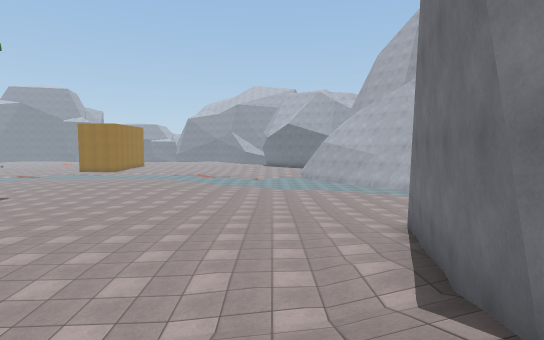
View 1 (above)

20 first-person views from a walk through a Unity game level. The camera is 1.5 m above the floor, tilts 4° down and sees 80° across. The floor is counted in squares, 2 m on a side. Each view is taken from the middle of a square. On the plan, view 1 faces up. The plan holds only what a view shows up to about 11 squares ahead; the rest is blank. The place goes on beyond the plan. The player character is not drawn. Some animated figures are left out. Some surface patterns are stand-ins.

View 2
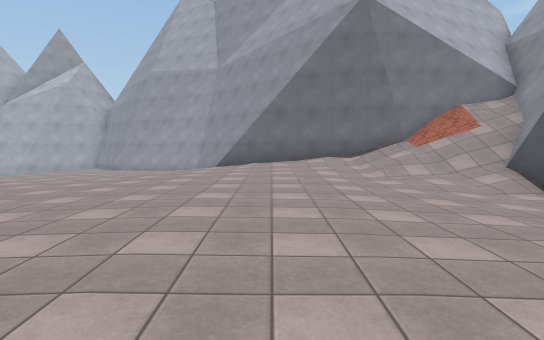

View 3
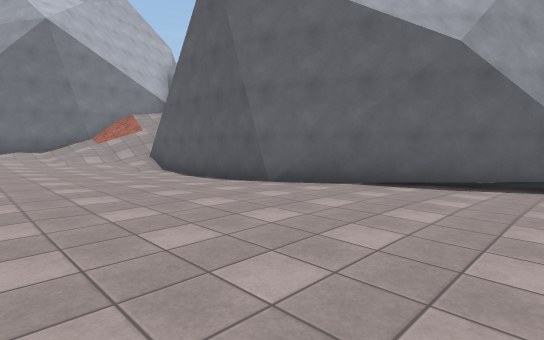

View 4
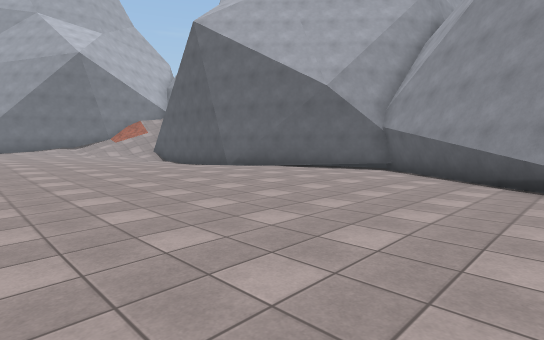

View 5
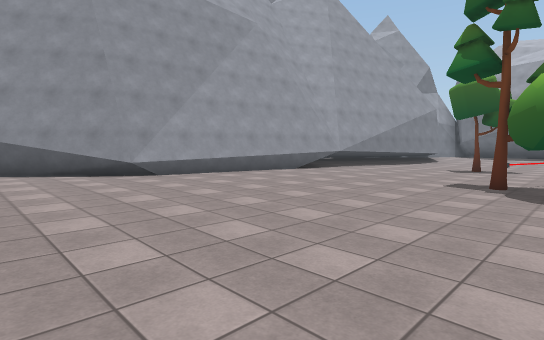

View 6
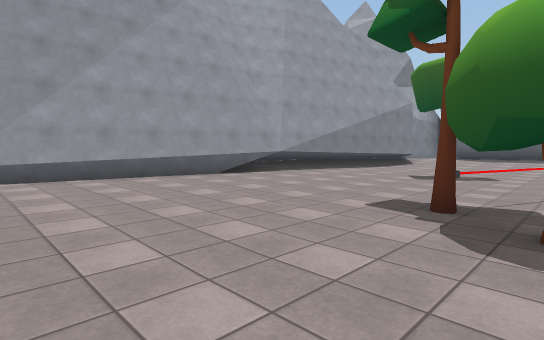

View 7
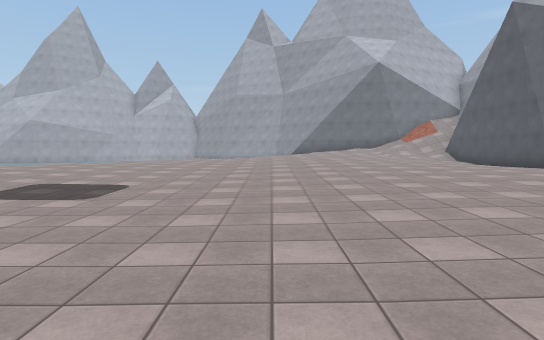

View 8
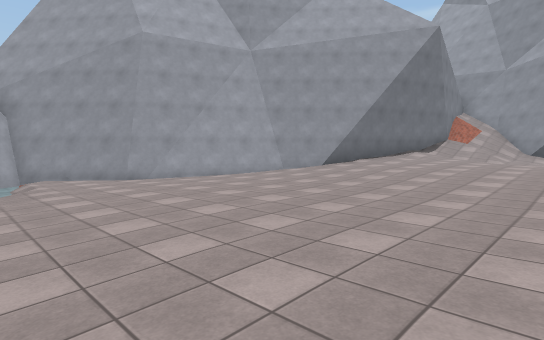

View 9
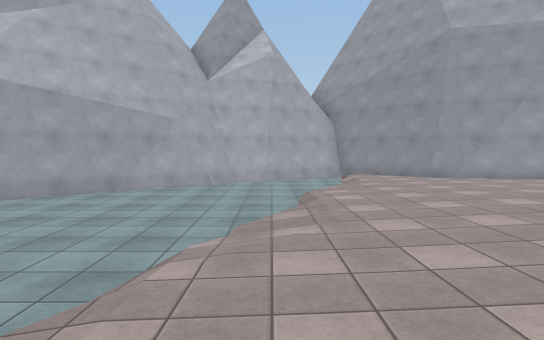

View 10
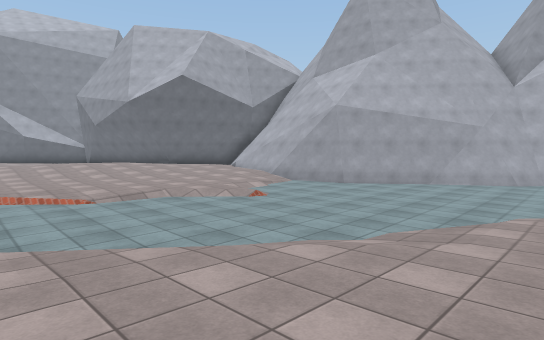

View 11
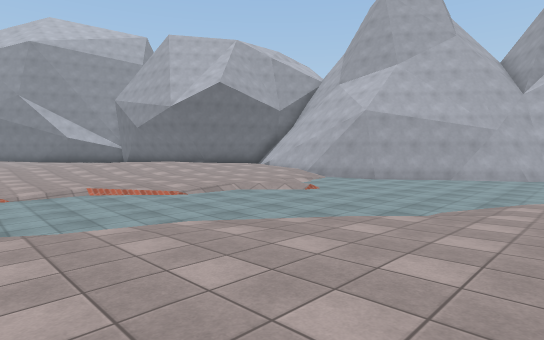

View 12
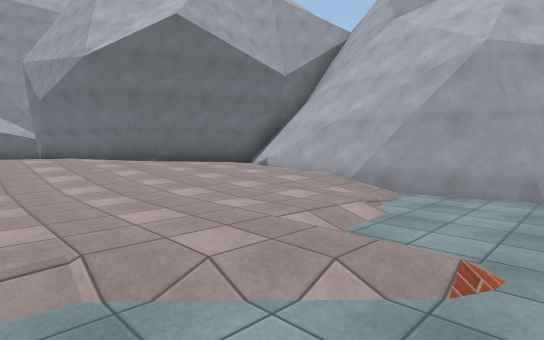

View 13
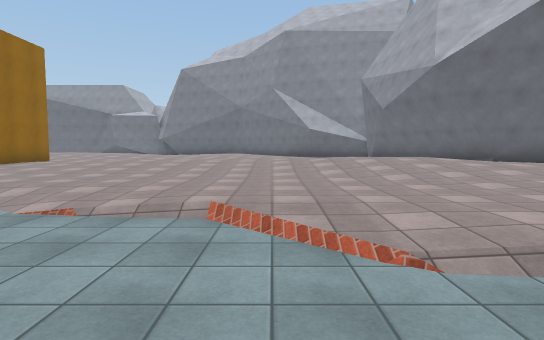

View 14
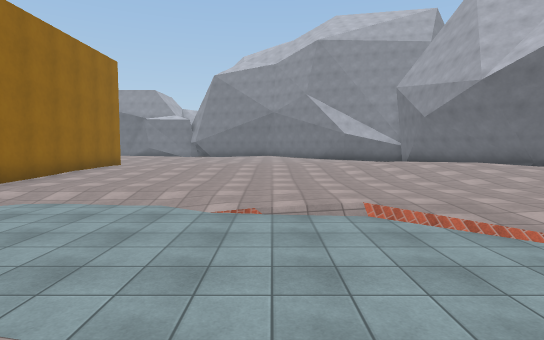

View 15
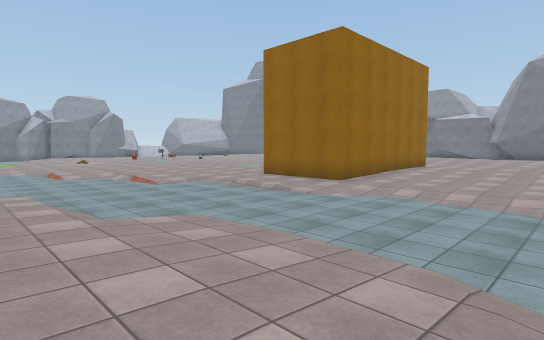

View 16
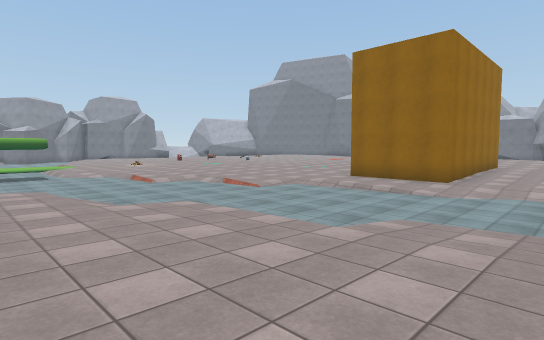

View 17
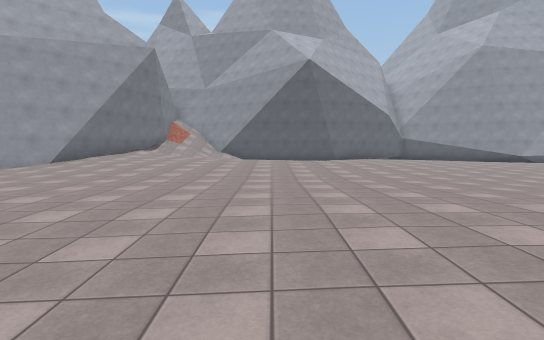

View 18
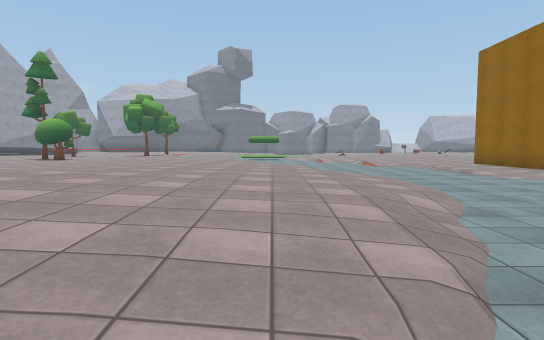

View 19
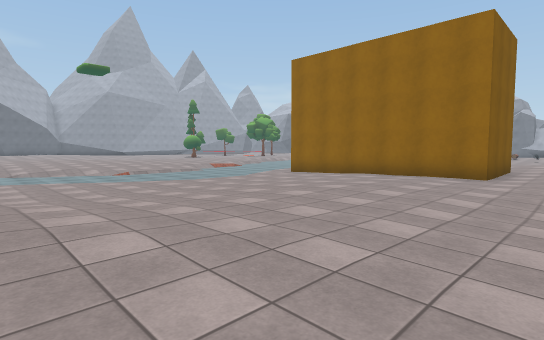

View 20
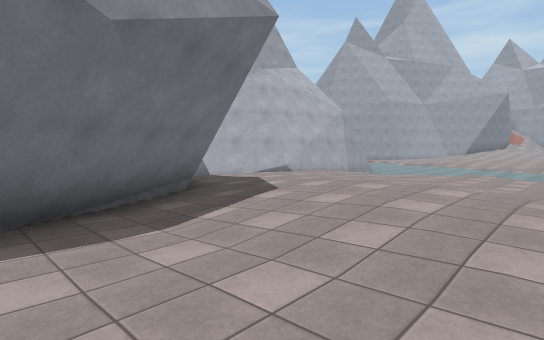

### Floor plan
Key: @ floor where view 1 was taken; # wall or solid block; . main floor; : floor 0.25 m higher than the main floor; - floor 0.25 m lower than the main floor; + floor 0.5 m higher than the main floor; _ floor 0.5 m lower than the main floor; * floor 0.75 m higher than the main floor; / step, stairs or slope; = window, fence, low wall or low ledge; T tree; O other object.
Columns run from 26 left of view 1 to 8 right of it. Each row starts with its distance up from view 1.
 34                 .-......--#
 33          :..............--##
 32          ..###.......::///-#
 31              #.......:::///##
 30              #........:::///###
 29              #...//.-///::::..##
 28              #--------////:::/##
 27            ###---------///...##
 26           -----///--------/..#
 25         -----_____/_-------..#
 24         --___________/-----//#
 23       -///____________//-////#
 22      -__________________//___#
 21      _________/////__________##
 20     _______////-.--//_________##
 19    _______//-.......///________#
 18    ____ /-...........-//_______##
 17           ............-///______##
 16            ......:::...---//_____#
 15            ......::::....----//__##
 14            .......::::.....----///#
 13            ----.....::.......----##
 12            ------.............--##
 11            ------.............-/#
 10            ------......:::.....##
  9     =-TT---------....:::::::...#
  8 -----=O#-------....:::::::://:##
  7 --------------.....:::::++++/##
  6 -T-----------.....:::+++++++/#
  5 ----------........::::+++++/*#
  4 ------...........::::::++++/##
  3 ####............:::::::::///#
  2   ######........:::::.::////#
  1        ####....::::.....////#
  0           ###.....########@/#
 -1             ##..###      #//#
 -2              ####        ####

Where each view was taken, in squares from view 1:
view 1: 0 up, 0 right, facing up
view 2: 5 up, 8 left, facing right
view 3: 5 up, 12 left, facing down-right
view 4: 7 up, 16 left, facing down-right
view 5: 9 up, 13 left, facing down-left
view 6: 9 up, 16 left, facing down-left
view 7: 8 up, 16 left, facing right
view 8: 15 up, 3 left, facing down-right
view 9: 16 up, 3 left, facing right
view 10: 16 up, 6 left, facing up-right
view 11: 16 up, 8 left, facing up-right
view 12: 21 up, 3 left, facing up-right
view 13: 21 up, 5 left, facing up
view 14: 20 up, 7 left, facing up
view 15: 19 up, 8 left, facing up-left
view 16: 17 up, 10 left, facing up-left
view 17: 17 up, 4 left, facing down
view 18: 19 up, 4 left, facing left
view 19: 34 up, 4 left, facing down-left
view 20: 34 up, 4 left, facing down-right
